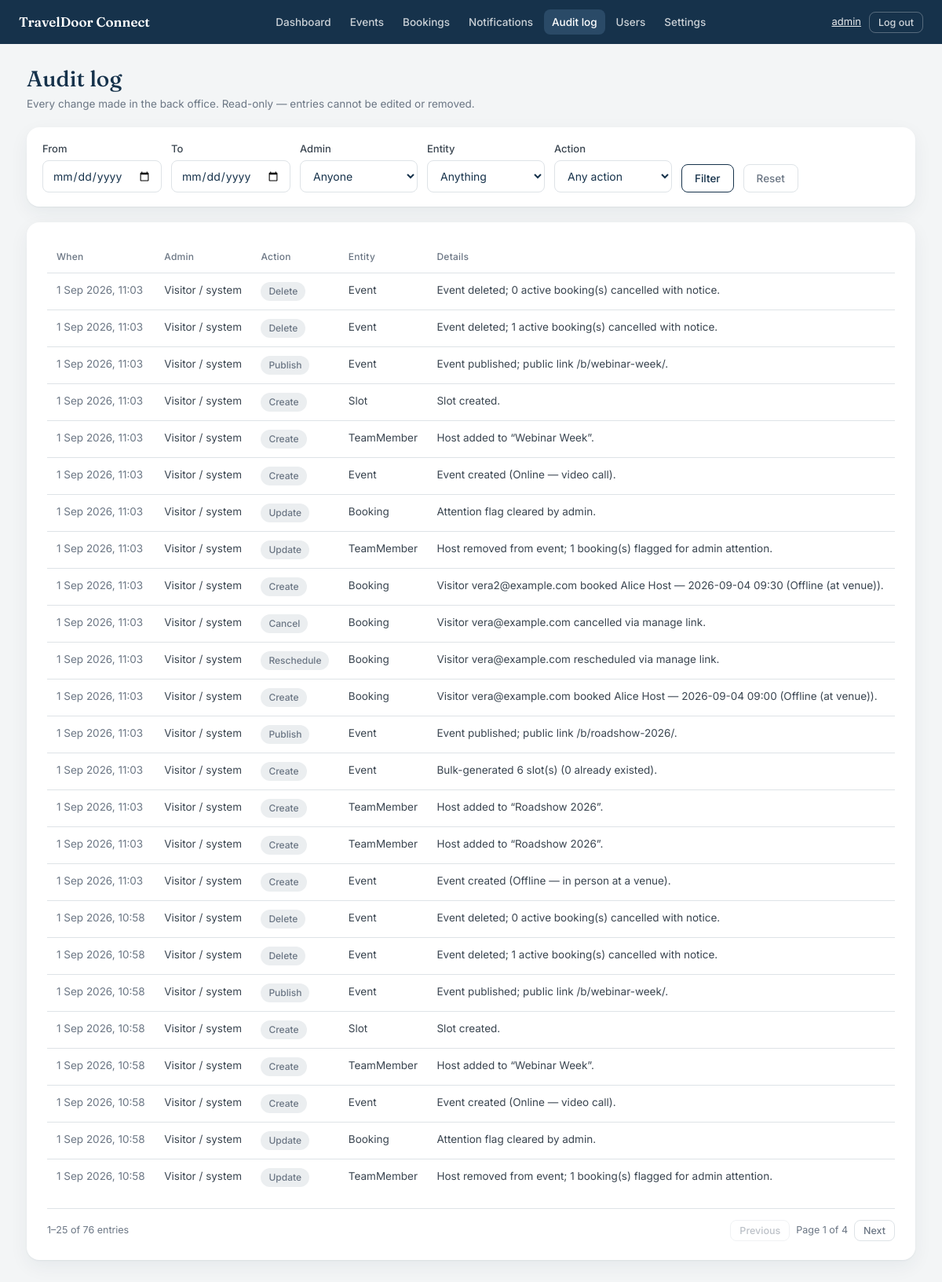
The app's page /audit/ (signed in) with its own data.
### audit/models.py (models this page shows, shortened)
class AuditLogEntry(models.Model):
    ACTION_CREATE = "create"
    ACTION_UPDATE = "update"
    ACTION_DELETE = "delete"
    ACTION_PUBLISH = "publish"
    ACTION_CLOSE = "close"
    ACTION_CANCEL = "cancel"
    ACTION_RESCHEDULE = "reschedule"
    ACTION_REACTIVATE = "reactivate"
    ACTION_CHOICES = [
        (ACTION_CREATE, "Create"),
        (ACTION_UPDATE, "Update"),
        (ACTION_DELETE, "Delete"),
        (ACTION_PUBLISH, "Publish"),
        (ACTION_CLOSE, "Close"),
        (ACTION_CANCEL, "Cancel"),
        (ACTION_RESCHEDULE, "Reschedule"),
        (ACTION_REACTIVATE, "Re-activate"),
    ]
    ENTITY_EVENT = "Event"
    ENTITY_TEAM_MEMBER = "TeamMember"
    ENTITY_SLOT = "Slot"
    ENTITY_BOOKING = "Booking"
    ENTITY_ADMIN_ACCOUNT = "AdminAccount"
    ENTITY_EVENT_CHOICES = [
        (ENTITY_EVENT, "Event"),
        (ENTITY_TEAM_MEMBER, "Team Member"),
        (ENTITY_SLOT, "Slot"),
        (ENTITY_BOOKING, "Booking"),
        (ENTITY_ADMIN_ACCOUNT, "Admin Account"),
    ]
    actor = models.ForeignKey(
        settings.AUTH_USER_MODEL,
        null=True,
        blank=True,
        on_delete=models.SET_NULL,
        related_name="audit_entries",
        help_text="Admin who performed the action (blank for system jobs).",
    )
    action = models.CharField(max_length=20, choices=ACTION_CHOICES)
    entity_type = models.CharField(max_length=40, choices=ENTITY_EVENT_CHOICES)
    entity_id = models.PositiveIntegerField()
    entity_repr = models.CharField(
        max_length=200, blank=True, default="", help_text="Human label at time of action."
    )
    details = models.TextField(blank=True, default="")
    created_at = models.DateTimeField(auto_now_add=True, db_index=True)
    class Meta:
        ordering = ["-created_at"]
        verbose_name = "Audit log entry"
        verbose_name_plural = "Audit log entries"
        indexes = [
            models.Index(fields=["entity_type", "entity_id"]),
            models.Index(fields=["actor", "created_at"]),
        ]

### audit/views.py (the view)
# urls.py: path("", views.audit_list, name="list"),
@staff_member_required
def audit_list(request):
    qs = AuditLogEntry.objects.select_related("actor").all()
    actor = request.GET.get("actor") or ""
    entity_type = request.GET.get("entity") or ""
    action = request.GET.get("action") or ""
    date_from = request.GET.get("from") or ""
    date_to = request.GET.get("to") or ""
    if actor:
        qs = qs.filter(actor_id=actor)
    if entity_type:
        qs = qs.filter(entity_type=entity_type)
    if action:
        qs = qs.filter(action=action)
    if date_from:
        qs = qs.filter(created_at__date__gte=date_from)
    if date_to:
        qs = qs.filter(created_at__date__lte=date_to)
    page = paginate(request, qs)
    return render(request, "audit/audit_list.html", {
        "entries": page.object_list,
        "page": page,
        "qs": querystring_without_page(request),
        "actors": AuditLogEntry.objects.exclude(actor=None)
                       .values_list("actor_id", "actor__username").distinct().order_by("actor__username"),
        "entity_types": AuditLogEntry.ENTITY_EVENT_CHOICES,
        "actions": AuditLogEntry.ACTION_CHOICES,
        "filters": {"actor": actor, "entity": entity_type, "action": action,
                    "from": date_from, "to": date_to},
    })

### core/pagination.py (called while the page is built)
def paginate(request, queryset, per_page=DEFAULT_PER_PAGE):
    paginator = Paginator(queryset, per_page)
    try:
        return paginator.page(request.GET.get("page"))
    except PageNotAnInteger:
        return paginator.page(1)
    except EmptyPage:
        return paginator.page(paginator.num_pages)

def querystring_without_page(request):
    params = request.GET.copy()
    params.pop("page", None)
    encoded = params.urlencode()
    return f"{encoded}&" if encoded else ""

### templates/audit/audit_list.html (shortened to what this page needs)
{% extends "base.html" %}
{% block content %}
<div class="page-head">
  <div>
    <h1>Audit log</h1>
    <p class="sub">Every change made in the back office. Read-only — entries cannot be edited or removed.</p>
  </div>
</div>
<div class="card card-tight">
  <form method="get" class="filter-bar">
    <div class="field"><label for="from">From</label><input id="from" type="date" name="from" value="{{ filters.from }}"></div>
    <div class="field"><label for="to">To</label><input id="to" type="date" name="to" value="{{ filters.to }}"></div>
    <div class="field"><label for="actor">Admin</label>
      <select id="actor" name="actor">
        <option value="">Anyone</option>
      </select></div>
    <div class="field"><label for="entity">Entity</label>
      <select id="entity" name="entity">
        <option value="">Anything</option>
      </select></div>
    <div class="field"><label for="action">Action</label>
      <select id="action" name="action">
        <option value="">Any action</option>
      </select></div>
    <button type="submit" class="btn btn-secondary">Filter</button>
    <a class="btn btn-ghost" href="{% url 'audit:list' %}">Reset</a>
  </form>
</div>
<div class="card">
  <div class="table-wrap">
    <table class="grid">
      <thead><tr><th>When</th><th>Admin</th><th>Action</th><th>Entity</th><th>Details</th></tr></thead>
      <tbody>
        {% for e in entries %}
        <tr>
          <td class="muted">{{ e.created_at|date:"j M Y, H:i" }}</td>
          <td>{{ e.actor|default:"Visitor / system" }}</td>
          <td><span class="pill pill-neutral">{{ e.get_action_display }}</span></td>
          <td>{{ e.entity_type }}</td>
          <td>{{ e.details }}</td>
        </tr>
        {% empty %}
        <tr><td colspan="5" class="empty-row muted">No entries match these filters. Try widening the date range.</td></tr>
        {% endfor %}
      </tbody>
    </table>
  </div>
  {% include "partials/pagination.html" with page=page qs=qs label="entries" %}
</div>
{% endblock %}

### templates/base.html (shortened to what this page needs)
{% load static %}<!DOCTYPE html>
<html lang="en">
<head>
  <link rel="stylesheet" href="{% static 'css/site.css' %}">
</head>
<body class="app">
<header class="topbar">
  <a class="brand" href="{% url 'core:dashboard' %}">TravelDoor Connect</a>
  {% with ns=request.resolver_match.namespace %}
  <nav class="topnav">
    <a href="{% url 'core:dashboard' %}"{% if ns == 'core' %} class="is-active"{% endif %}>Dashboard</a>
    <a href="{% url 'events:list' %}"{% if ns == 'events' %} class="is-active"{% endif %}>Events</a>
    <a href="{% url 'bookings_admin:admin_list' %}"{% if ns == 'bookings_admin' %} class="is-active"{% endif %}>Bookings</a>
    <a href="{% url 'notifications:list' %}"{% if ns == 'notifications' %} class="is-active"{% endif %}>Notifications</a>
    <a href="{% url 'audit:list' %}"{% if ns == 'audit' %} class="is-active"{% endif %}>Audit log</a>
    <a href="{% url 'accounts:user_list' %}"{% if ns == 'accounts' %} class="is-active"{% endif %}>Users</a>
    {% if user.is_superuser %}
      <a href="{% url 'core:settings' %}"{% if request.resolver_match.url_name == 'settings' %} class="is-active"{% endif %}>Settings</a>
    {% endif %}
  </nav>
  {% endwith %}
  <div class="topbar-right">
    <span class="whoami"><a href="{% url 'accounts:password_change' %}">{{ user.username }}</a></span>
    <form method="post" action="{% url 'accounts:logout' %}" class="inline">{% csrf_token %}
      <button type="submit" class="btn btn-sm btn-ghost" style="color:rgba(255,255,255,.8);border-color:rgba(255,255,255,.28);">Log out</button>
    </form>
  </div>
</header>
<main class="layout">
  {% block content %}{% endblock %}
</main>
</body>
</html>

### records on screen
AuditLogEntry: created_at "1 Sep 2026, 11:03", actor "Visitor / system", action "Delete", entity_type "Event", details "Event deleted; 0 active booking(s) cancelled with notice."
AuditLogEntry: created_at "1 Sep 2026, 11:03", actor "Visitor / system", action "Delete", entity_type "Event", details "Event deleted; 1 active booking(s) cancelled with notice."
AuditLogEntry: created_at "1 Sep 2026, 11:03", actor "Visitor / system", action "Publish", entity_type "Event", details "Event published; public link /b/webinar-week/."
AuditLogEntry: created_at "1 Sep 2026, 11:03", actor "Visitor / system", action "Create", entity_type "Slot", details "Slot created."
AuditLogEntry: created_at "1 Sep 2026, 11:03", actor "Visitor / system", action "Create", entity_type "TeamMember", details "Host added to “Webinar Week”."
AuditLogEntry: created_at "1 Sep 2026, 11:03", actor "Visitor / system", action "Create", entity_type "Event", details "Event created (Online — video call)."
AuditLogEntry: created_at "1 Sep 2026, 11:03", actor "Visitor / system", action "Update", entity_type "Booking", details "Attention flag cleared by admin."
AuditLogEntry: created_at "1 Sep 2026, 11:03", actor "Visitor / system", action "Update", entity_type "TeamMember", details "Host removed from event; 1 booking(s) flagged for admin attention."
AuditLogEntry: created_at "1 Sep 2026, 11:03", actor "Visitor / system", action "Create", entity_type "Booking", details "Visitor vera2@example.com booked Alice Host — 2026-09-04 09:30 (Offline (at venue))."
AuditLogEntry: created_at "1 Sep 2026, 11:03", actor "Visitor / system", action "Cancel", entity_type "Booking", details "Visitor vera@example.com cancelled via manage link."
AuditLogEntry: created_at "1 Sep 2026, 11:03", actor "Visitor / system", action "Reschedule", entity_type "Booking", details "Visitor vera@example.com rescheduled via manage link."
AuditLogEntry: created_at "1 Sep 2026, 11:03", actor "Visitor / system", action "Create", entity_type "Booking", details "Visitor vera@example.com booked Alice Host — 2026-09-04 09:00 (Offline (at venue))."
AuditLogEntry: created_at "1 Sep 2026, 11:03", actor "Visitor / system", action "Publish", entity_type "Event", details "Event published; public link /b/roadshow-2026/."
AuditLogEntry: created_at "1 Sep 2026, 11:03", actor "Visitor / system", action "Create", entity_type "Event", details "Bulk-generated 6 slot(s) (0 already existed)."
AuditLogEntry: created_at "1 Sep 2026, 11:03", actor "Visitor / system", action "Create", entity_type "TeamMember", details "Host added to “Roadshow 2026”."
AuditLogEntry: created_at "1 Sep 2026, 11:03", actor "Visitor / system", action "Create", entity_type "TeamMember", details "Host added to “Roadshow 2026”."
AuditLogEntry: created_at "1 Sep 2026, 11:03", actor "Visitor / system", action "Create", entity_type "Event", details "Event created (Offline — in person at a venue)."
AuditLogEntry: created_at "1 Sep 2026, 10:58", actor "Visitor / system", action "Delete", entity_type "Event", details "Event deleted; 0 active booking(s) cancelled with notice."
AuditLogEntry: created_at "1 Sep 2026, 10:58", actor "Visitor / system", action "Delete", entity_type "Event", details "Event deleted; 1 active booking(s) cancelled with notice."
AuditLogEntry: created_at "1 Sep 2026, 10:58", actor "Visitor / system", action "Publish", entity_type "Event", details "Event published; public link /b/webinar-week/."
AuditLogEntry: created_at "1 Sep 2026, 10:58", actor "Visitor / system", action "Create", entity_type "Slot", details "Slot created."
AuditLogEntry: created_at "1 Sep 2026, 10:58", actor "Visitor / system", action "Create", entity_type "TeamMember", details "Host added to “Webinar Week”."
AuditLogEntry: created_at "1 Sep 2026, 10:58", actor "Visitor / system", action "Create", entity_type "Event", details "Event created (Online — video call)."
AuditLogEntry: created_at "1 Sep 2026, 10:58", actor "Visitor / system", action "Update", entity_type "Booking", details "Attention flag cleared by admin."
AuditLogEntry: created_at "1 Sep 2026, 10:58", actor "Visitor / system", action "Update", entity_type "TeamMember", details "Host removed from event; 1 booking(s) flagged for admin attention."

### other values on screen
{{ user.username }} "admin"
{{ page.start_index }} "1"
{{ page.end_index }} "25"
{{ page.paginator.count }} "76"
{{ label }} "entries"
{{ page.number }} "1"
{{ page.paginator.num_pages }} "4"
